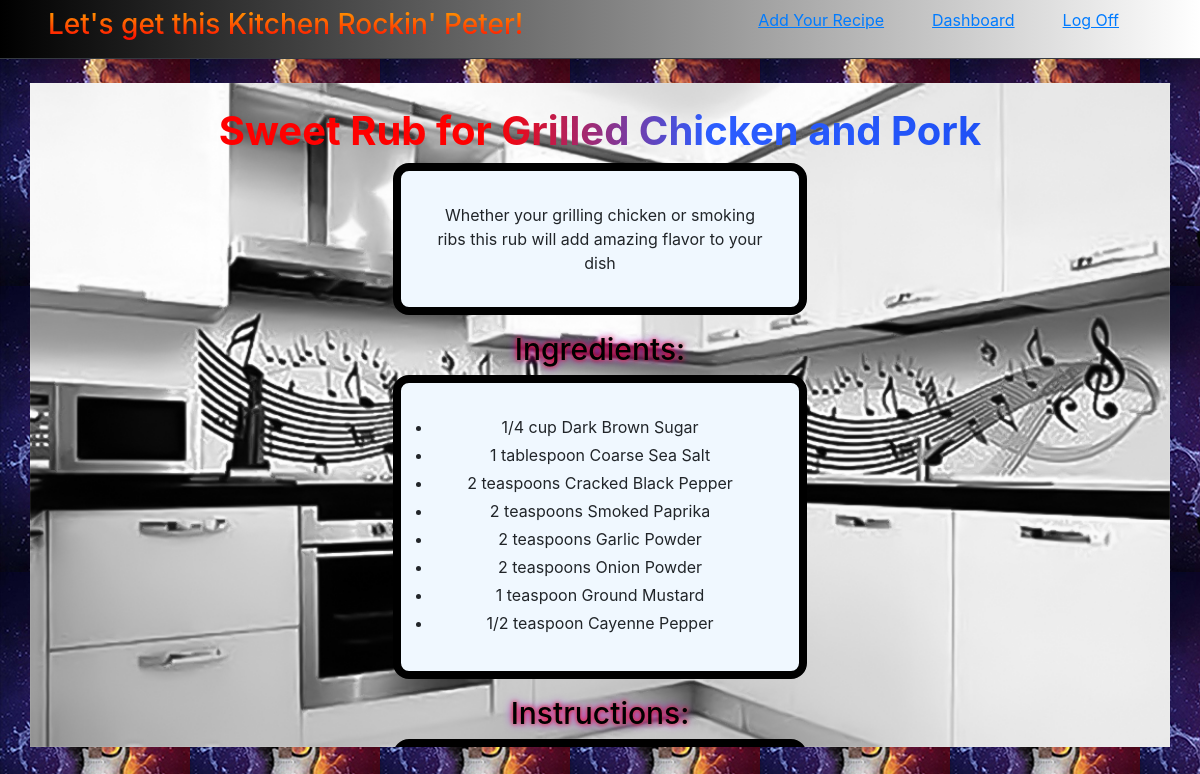
The page /recipes/1 (signed in) on the database its author committed.
### main_app/models.py (models this page shows)
class User(models.Model):
    first_name = models.CharField(max_length=55)
    last_name = models.CharField(max_length=55)
    email = models.CharField(max_length=55)
    password = models.CharField(max_length=255)
    objects = UserManager()
    created_at = models.DateTimeField(auto_now_add=True)
    updated_at = models.DateTimeField(auto_now=True)

class Recipe(models.Model):
    title = models.CharField(max_length=255)
    ingredients = models.TextField()
    description = models.TextField()
    instructions = models.TextField()
    notes = models.TextField(null = True)
    creator = models.ForeignKey(User,
    related_name = "recipes",
    on_delete = models.CASCADE)
    favorited_by = models.ManyToManyField(User, related_name = "fav_recipes")
    objects = RecipeManager()
    created_at = models.DateTimeField(auto_now_add=True)
    updated_at = models.DateTimeField(auto_now=True)

### main_app/views.py (the view)
# urls.py: path("recipes/<int:recipe_id>", views.view_recipe),
def view_recipe (request, recipe_id):
    recipe = Recipe.objects.get(id = recipe_id)
    ingredients = recipe.ingredients.split(",")
    instructions = recipe.instructions.split(",")
    notes = recipe.notes.split(",")
    context ={
        "logged_in_user": User.objects.get(id=request.session['user_id']),
        "this_recipe": recipe,
        "ingredients": ingredients,
        "instructions": instructions,
        "notes": notes,
        "comments": recipe.recipe_comments.order_by("-created_at")
    }
    return render (request, "view_recipe.html", context)

### main_app/templates/view_recipe.html (shortened to what this page needs)
<!DOCTYPE html>
<html lang="en">
<head>
    <link rel="stylesheet" href="https://stackpath.bootstrapcdn.com/bootstrap/4.5.2/css/bootstrap.min.css">
    {%load static%}
    <link rel="stylesheet" href="{% static 'css/style.css' %}">
</head>
<body>
    <header class="d-flex justify-content-between border-bottom border-dark px-5 py-2 text-white">
        <h3 class="mr-5 h3">Let's get this Kitchen Rockin' {{logged_in_user.first_name}}!</h3>
        <div class="row">
            <a class="mr-5" href="/recipes/create"><u>Add Your Recipe</u></a>
            <a class="mr-5" href="/dashboard"><u>Dashboard</u></a>
            <a class="mr-5" href="/logout"><u>Log Off</u></a>
        </div>
    </header>
    <div class="container background mt-4 d-flex justify-content-center pt-4 text-center">
        <div class="container scroll">
            <h3 class="text_shine_2 font-weight-bold font_size_view">{{this_recipe.title}}</h3>
            <div class="container w-50">
                <div class="container mx-auto pr-5 pl-5 ">
                    <div>
                        <p class="content">{{this_recipe.description}}</p>
                    </div>
                    <div>
                        <h5 class="h5">Ingredients:</h5>
                        <ul class="content">
                            {% for ingredient in ingredients %}
                                <li class="pb-1">{{ingredient}}</li>
                            {% endfor %}
                        </ul>
                    </div>
                    <div>
                        <h5 class="h5">Instructions:</h5>
                        <ul class="content">
                        </ul>
                    </div>
                </div>
            </div>
        </div>
    </div>
</body>
</html>

### main_app/static/css/style.css (style rules this page uses)
body { background-image: url("../images/flaming-guitar-3.jpg"); background-repeat:inherit; }
.scroll { overflow-y: scroll; height: 40em; }
.background { background-image: url("../images/kitchen_4.jpg"); background-size: 100%; background-repeat: no-repeat; }
header { background-image: linear-gradient(to right, black, white); }
.h3 { background: -webkit-linear-gradient( orange, red); -webkit-background-clip:text; -webkit-text-fill-color: transparent; }
.h5 { font-size: 30px; color:black; text-shadow: 0 0 5px red, 0 0 10px rgb(162, 0, 255); }
.text_shine_2 { background: linear-gradient(to right, rgb(255, 0, 0) 20%, #2c5dff 30%, #0337e0 70%, rgb(255, 0, 0)80%); -webkit-background-clip: text; background-clip: text; -webkit-text-fill-color: transparent; text-fill-color: transparent; background-size: 200% auto; animation: textShine 7s ease-in-out infinite alternate; }
.content { background-color:aliceblue; border: .5em solid black; border-radius: 1em; padding: 2em; }
.font_size_view { font-size: 40px; }

### rows shown on the page
User: first_name "Peter"
Recipe: title "Sweet Rub for Grilled Chicken and Pork", description "Whether your grilling chicken or smoking ribs this rub will add amazing flavor to your dish"

### other values the page prints
{{ ingredient }} "1/4 cup Dark Brown Sugar" "1 tablespoon Coarse Sea Salt" "2 teaspoons Cracked Black Pepper" "2 teaspoons Smoked Paprika" "2 teaspoons Garlic Powder" "2 teaspoons Onion Powder" "1 teaspoon Ground Mustard" "1/2 teaspoon Cayenne Pepper"
